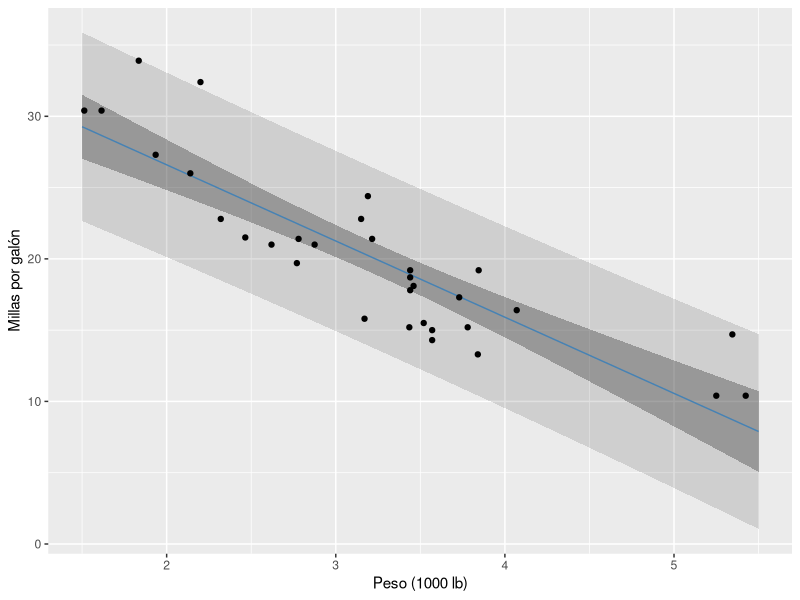
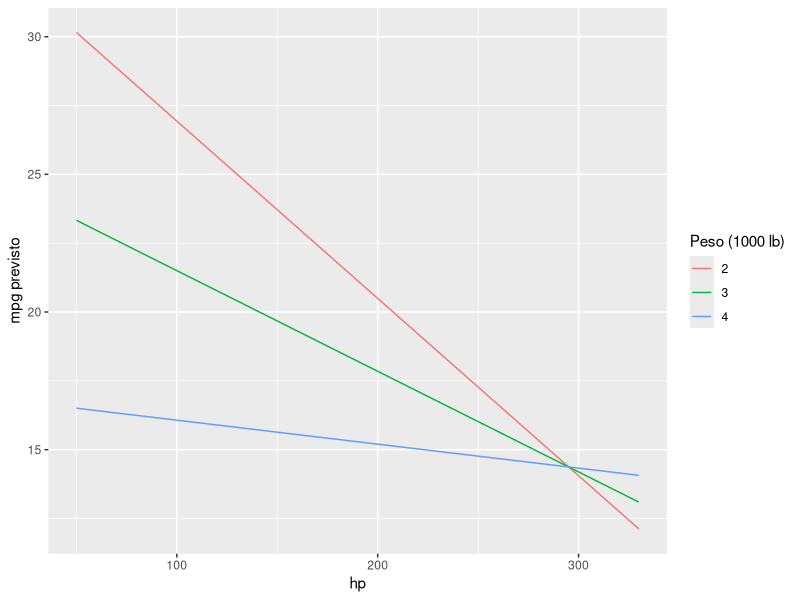
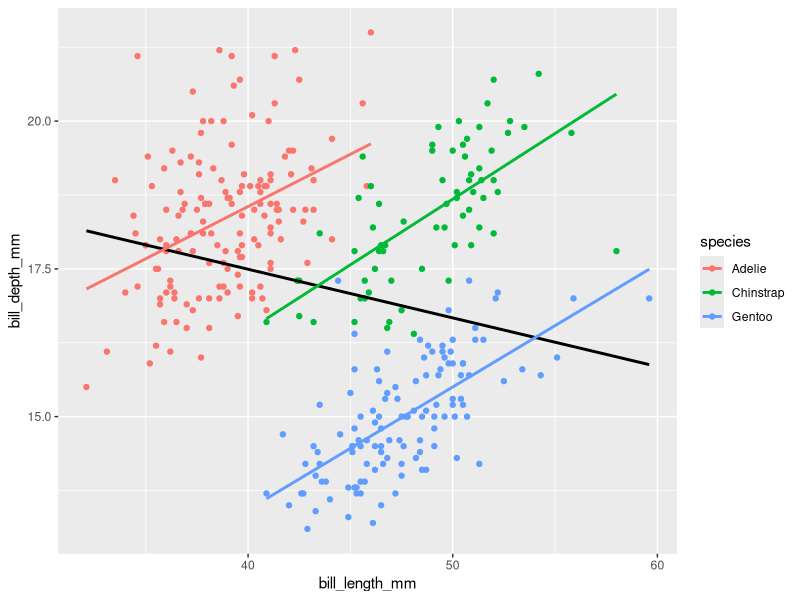
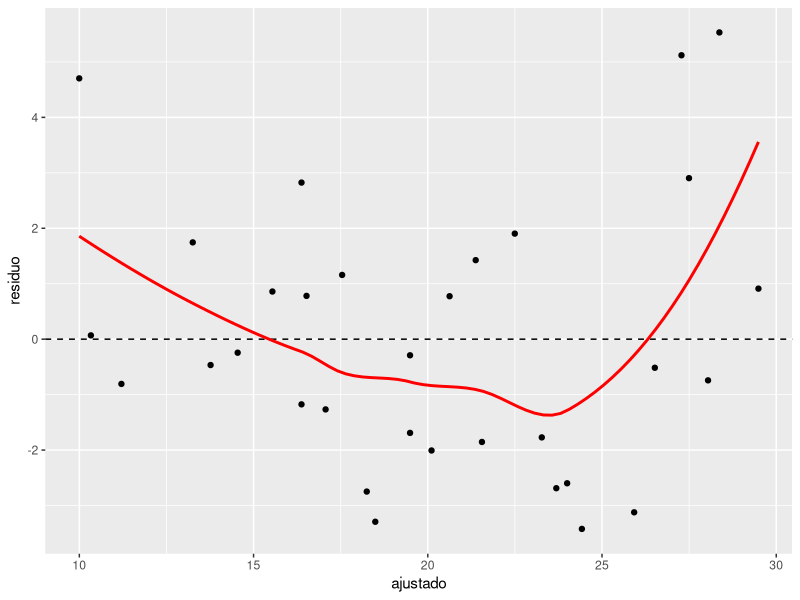
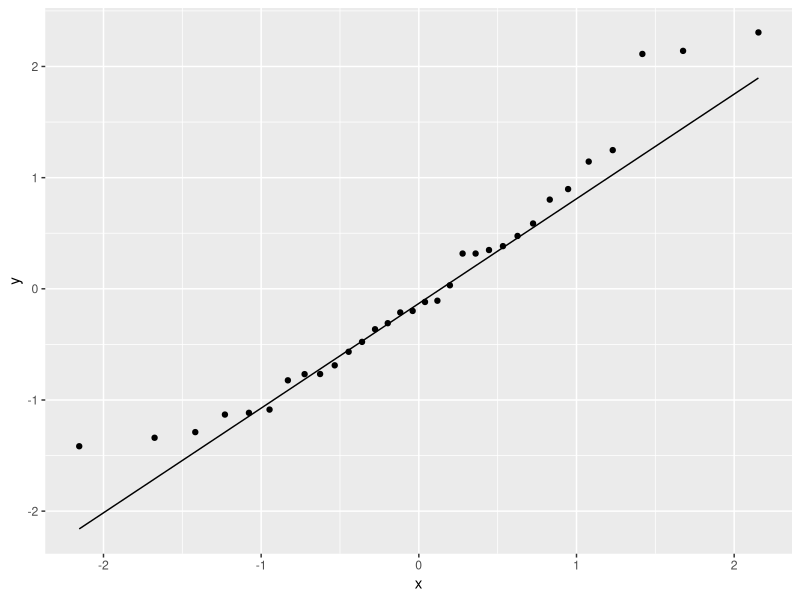

Here is the R script that generated these plots, in order:
## ---- chunk 1
library(tidyverse)
library(palmerpenguins)
set.seed(2026)
## ---- chunk 2
y <- mtcars$mpg
X <- cbind(1, mtcars$wt)                       # constante y peso
n <- nrow(X); p <- ncol(X)

beta  <- solve(crossprod(X), crossprod(X, y))  # (X'X)^-1 X'y
resid <- y - X %*% beta
sigma2 <- sum(resid^2) / (n - p)
se <- sqrt(diag(sigma2 * solve(crossprod(X))))

cbind(beta, se)
coef(summary(lm(mpg ~ wt, data = mtcars)))[, 1:2]
## ---- chunk 3
y <- mtcars$mpg
X <- cbind(1, mtcars$wt)
beta <- solve(crossprod(X), crossprod(X, y))
yhat <- drop(X %*% beta); e <- y - yhat

drop(crossprod(X, e))                       # X'e = 0 (salvo error numérico)
c(suma_residuos = sum(e), yhat_por_e = sum(yhat * e))

STC <- sum((y - mean(y))^2); SCReg <- sum((yhat - mean(y))^2); SCR <- sum(e^2)
c(STC = STC, SCReg_mas_SCR = SCReg + SCR, R2 = SCReg / STC)
## ---- chunk 4
m0 <- lm(mpg ~ 0 + wt, data = mtcars)           # sin constante
c(suma_residuos = sum(resid(m0)), x_por_e = sum(mtcars$wt * resid(m0)))
c(R2_de_lm = summary(m0)$r.squared,
  R2_centrado = 1 - sum(resid(m0)^2) / sum((mtcars$mpg - mean(mtcars$mpg))^2))
## ---- chunk 5
m1 <- lm(mpg ~ wt, data = mtcars)
summary(m1)
confint(m1)
## ---- chunk 6
#| label: fig-bandas
#| fig-cap: "Recta ajustada con banda de confianza (oscura) y de predicción (clara) al 95 %."
nuevos <- tibble(wt = seq(1.5, 5.5, length.out = 100))
conf <- predict(m1, nuevos, interval = "confidence") |> as_tibble()
pred <- predict(m1, nuevos, interval = "prediction") |> as_tibble()

ggplot() +
  geom_ribbon(aes(nuevos$wt, ymin = pred$lwr, ymax = pred$upr), alpha = 0.15) +
  geom_ribbon(aes(nuevos$wt, ymin = conf$lwr, ymax = conf$upr), alpha = 0.35) +
  geom_line(aes(nuevos$wt, conf$fit), color = "steelblue") +
  geom_point(aes(wt, mpg), data = mtcars) +
  labs(x = "Peso (1000 lb)", y = "Millas por galón")
## ---- chunk 7
x <- mtcars$wt; n <- length(x)
sigma <- 3; beta0 <- 35; beta1 <- -5
Sxx <- sum((x - mean(x))^2)

est <- replicate(10000, {
yy <- beta0 + beta1 * x + rnorm(n, 0, sigma)
coef(lm(yy ~ x))
})
rbind(media_simulada = rowMeans(est), verdadero = c(beta0, beta1))
rbind(varianza_simulada = apply(est, 1, var),
      varianza_teorica  = c(sigma^2 * (1 / n + mean(x)^2 / Sxx), sigma^2 / Sxx))
## ---- chunk 8
sesgo_sigma2 <- function(n, p = 2, nsim = 20000) {
  est <- replicate(nsim, {
    x <- rnorm(n); y <- 1 + 2 * x + rnorm(n, 0, 2)          # sigma^2 = 4
    scr <- sum(resid(lm(y ~ x))^2)
    c(emv = scr / n, insesgado = scr / (n - p))
  })
  rowMeans(est)
}
sapply(c(n5 = 5, n20 = 20, n100 = 100), sesgo_sigma2)
## ---- chunk 9
coches <- mtcars |> mutate(am = factor(am, labels = c("automático", "manual")))
m2 <- lm(mpg ~ wt + hp + am, data = coches)
summary(m2)
## ---- chunk 10
anova(m1, m2)
c(R2 = summary(m2)$r.squared, R2_ajustado = summary(m2)$adj.r.squared)
## ---- chunk 11
k <- length(coef(m2)) - 1; n <- nobs(m2); r2 <- summary(m2)$r.squared
c(F_manual = (r2 / k) / ((1 - r2) / (n - k - 1)), F_lm = unname(summary(m2)$fstatistic[1]))
## ---- chunk 12
d <- mtcars |> mutate(cil = factor(cyl))
head(model.matrix(~ cil, data = d), 3)

mcil <- lm(mpg ~ cil, data = d)
coef(mcil)                                           # constante = media de la referencia (4 cil.)
tapply(d$mpg, d$cil, mean)                           # medias de cada grupo
## ---- chunk 13
m_suma <- lm(mpg ~ cil, data = d, contrasts = list(cil = "contr.sum"))
coef(m_suma)                                         # la constante es la media de las medias de grupo
all.equal(fitted(mcil), fitted(m_suma))
## ---- chunk 14
d3 <- d |> mutate(c4 = cyl == 4, c6 = cyl == 6, c8 = cyl == 8)
lm(mpg ~ c4 + c6 + c8, data = d3)                    # un coeficiente queda NA
qr(model.matrix(~ c4 + c6 + c8, data = d3))$rank     # rango 3 < 4 columnas
## ---- chunk 15
mi <- lm(mpg ~ wt * hp, data = mtcars)
round(coef(summary(mi)), 4)

# pendiente de hp para distintos pesos
coef(mi)["hp"] + coef(mi)["wt:hp"] * c(peso_2 = 2, peso_3 = 3, peso_4 = 4)
## ---- chunk 16
#| label: fig-interaccion
#| fig-cap: "Con interacción, la relación entre hp y mpg cambia con el peso del coche."
malla <- expand_grid(hp = seq(50, 330, length.out = 100), wt = c(2, 3, 4))
malla$mpg <- predict(mi, malla)
ggplot(malla, aes(hp, mpg, color = factor(wt))) +
  geom_line() +
  labs(color = "Peso (1000 lb)", x = "hp", y = "mpg previsto")
## ---- chunk 17
aditivo <- lm(mpg ~ wt + hp, data = mtcars)
anova(aditivo, mi)
r2_a <- summary(aditivo)$r.squared; r2_i <- summary(mi)$r.squared
(r2_i - r2_a) / (1 - r2_a)          # fracción de la variabilidad no explicada que recoge la interacción
## ---- chunk 18
#| label: fig-simpson
#| fig-cap: "Paradoja de Simpson: la relación global es negativa, la intra-especie es positiva."
pingu <- penguins |> drop_na()
coef(lm(bill_depth_mm ~ bill_length_mm, data = pingu))
coef(lm(bill_depth_mm ~ bill_length_mm + species, data = pingu))

ggplot(pingu, aes(bill_length_mm, bill_depth_mm)) +
  geom_point(aes(color = species)) +
  geom_smooth(method = "lm", se = FALSE, color = "black") +
  geom_smooth(aes(color = species), method = "lm", se = FALSE)
## ---- chunk 19
#| label: fig-diagnostico
#| fig-cap: "Residuos frente a ajustados y gráfico cuantil-cuantil."
diag <- tibble(ajustado = fitted(m2), residuo = resid(m2), estandarizado = rstandard(m2))

ggplot(diag, aes(ajustado, residuo)) +
  geom_point() +
  geom_hline(yintercept = 0, linetype = "dashed") +
  geom_smooth(se = FALSE, color = "red")

ggplot(diag, aes(sample = estandarizado)) + stat_qq() + stat_qq_line()
## ---- chunk 20
influencia <- tibble(coche = rownames(mtcars), apalancamiento = hatvalues(m2),
                     cook = cooks.distance(m2))
influencia |> arrange(desc(cook)) |> head(4)
## ---- chunk 21
vif_manual <- function(modelo) {
  X <- model.matrix(modelo)[, -1, drop = FALSE]
  sapply(seq_len(ncol(X)), function(j) 1 / (1 - summary(lm(X[, j] ~ X[, -j]))$r.squared)) |>
    setNames(colnames(X))
}
vif_manual(lm(mpg ~ wt + hp + disp + cyl, data = mtcars))
## ---- chunk 22
set.seed(3)
x1 <- rnorm(50); x2 <- 2 * x1 + 1; y <- 1 + x1 + rnorm(50)
lm(y ~ x1 + x2)                                     # x2 sale NA
X <- cbind(1, x1, x2)
c(rango = qr(X)$rank, columnas = ncol(X))
## ---- chunk 23
inflacion <- map_dfr(c(0, 0.9, 0.99, 0.999), function(r) {
  x1 <- rnorm(100); x2 <- r * x1 + sqrt(1 - r^2) * rnorm(100)
  y <- 1 + x1 + x2 + rnorm(100)
  tibble(correlacion = r,
         vif = 1 / (1 - cor(x1, x2)^2),
         error_tipico_b1 = coef(summary(lm(y ~ x1 + x2)))["x1", 2])
})
inflacion
## ---- chunk 24
Xs <- scale(mtcars[, c("wt", "hp", "disp", "cyl")]); ys <- scale(mtcars$mpg)
ridge <- function(lambda) drop(solve(crossprod(Xs) + lambda * diag(ncol(Xs)), crossprod(Xs, ys)))

round(rbind(mco_lm = coef(lm(ys ~ Xs - 1)), ridge_0 = ridge(0)), 3)       # con lambda = 0 es MCO
round(sapply(c(lambda_0 = 0, lambda_1 = 1, lambda_5 = 5, lambda_20 = 20), ridge), 3)
## ---- chunk 25
m_poly <- lm(mpg ~ poly(hp, 2) + wt + am, data = coches)
AIC(m1, m2, m_poly)
BIC(m1, m2, m_poly)
## ---- chunk 26
cv_rmse <- function(formula, datos, k = 10) {
  respuesta <- all.vars(formula)[1]
  bloque <- sample(rep(1:k, length.out = nrow(datos)))
  mean(sapply(1:k, function(i) {
    ajuste <- lm(formula, data = datos[bloque != i, ])
    pred <- predict(ajuste, datos[bloque == i, ])
    sqrt(mean((datos[[respuesta]][bloque == i] - pred)^2))
  }))
}

c(solo_aleta   = cv_rmse(body_mass_g ~ flipper_length_mm, pingu),
  con_especie  = cv_rmse(body_mass_g ~ flipper_length_mm + species, pingu),
  con_todo     = cv_rmse(body_mass_g ~ flipper_length_mm + species + sex + bill_length_mm, pingu))
